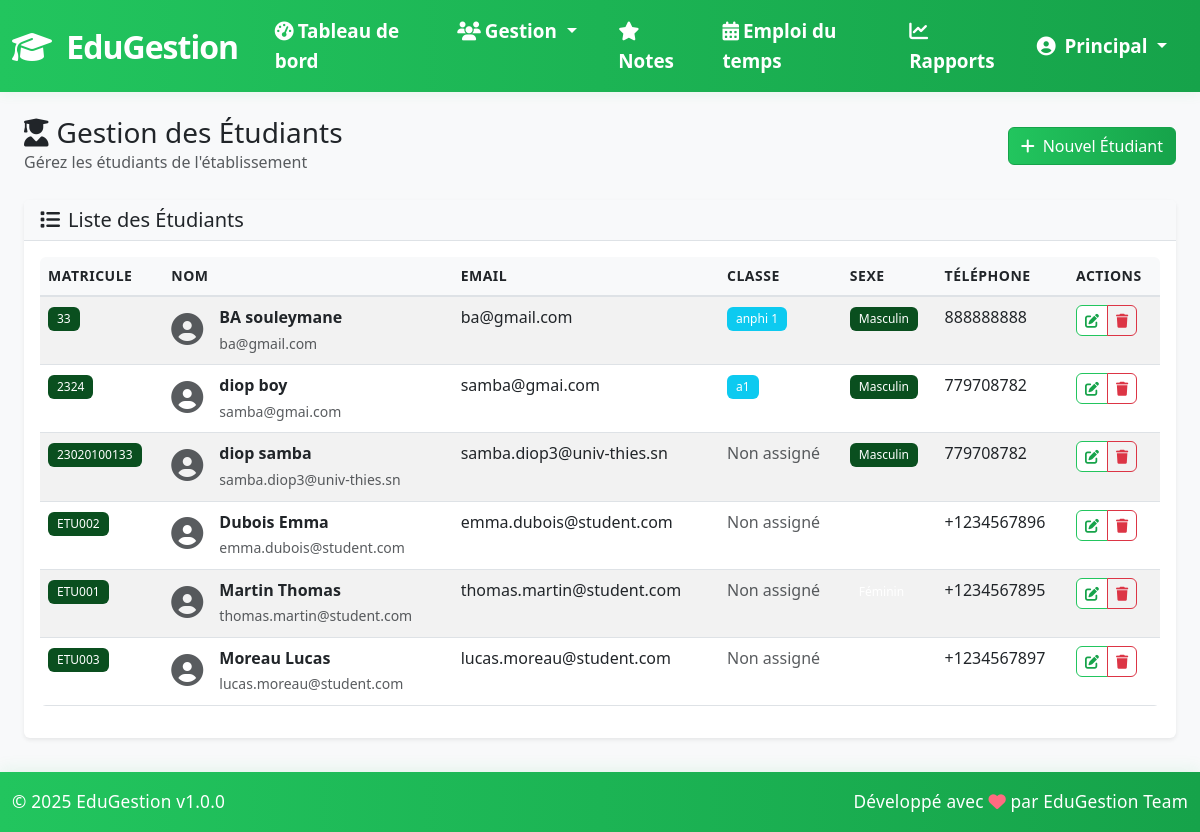
The app's page /pages/etudiants.php (signed in) with its own data.
### tables this page shows
CREATE TABLE `etudiants` (
  `id` int(11) NOT NULL,
  `matricule` varchar(20) NOT NULL,
  `nom` varchar(100) NOT NULL,
  `prenom` varchar(100) NOT NULL,
  `sexe` enum('M','F') DEFAULT NULL,
  `email` varchar(255) NOT NULL,
  `telephone` varchar(20) DEFAULT NULL,
  `date_naissance` date DEFAULT NULL,
  `lieu_naissance` varchar(255) DEFAULT NULL,
  `adresse` text DEFAULT NULL,
  `niveau` enum('L1','L2','L3','M1','M2','D') NOT NULL,
  `filiere` varchar(255) NOT NULL,
  `classe_id` int(11) DEFAULT NULL,
  `annee_academique` varchar(9) NOT NULL,
  `date_inscription` date DEFAULT NULL,
  `moyenne` decimal(4,2) DEFAULT 0.00,
  `credits` int(11) DEFAULT 0,
  `statut` enum('Inscrit','En cours','Diplômé','Abandon') NOT NULL DEFAULT 'Inscrit',
  `actif` tinyint(1) NOT NULL DEFAULT 1,
  `photo` varchar(255) DEFAULT NULL,
  `created_at` timestamp NOT NULL DEFAULT current_timestamp(),
  `updated_at` timestamp NOT NULL DEFAULT current_timestamp() ON UPDATE current_timestamp()
);

CREATE TABLE `classes` (
  `id` int(11) NOT NULL,
  `nom` varchar(100) NOT NULL,
  `niveau_id` int(11) DEFAULT NULL,
  `capacite` int(11) DEFAULT NULL,
  `description` text DEFAULT NULL,
  `annee_scolaire` varchar(9) DEFAULT NULL,
  `niveau` enum('L1','L2','L3','M1','M2','D') NOT NULL,
  `filiere` varchar(100) NOT NULL,
  `annee_academique` varchar(9) NOT NULL,
  `actif` tinyint(1) NOT NULL DEFAULT 1,
  `created_at` timestamp NOT NULL DEFAULT current_timestamp(),
  `updated_at` timestamp NOT NULL DEFAULT current_timestamp() ON UPDATE current_timestamp()
);

### pages/etudiants.php (the view, shortened to what this page needs)
<?php
require_once dirname(__DIR__) . '/includes/header.php';
$action = $_GET['action'] ?? 'list';
$etudiants = getEtudiants();
function getEtudiants() {
    try {
        $pdo = getDBConnection();
        $stmt = $pdo->query("
            SELECT e.*, c.nom as classe_nom
            FROM etudiants e
            LEFT JOIN classes c ON e.classe_id = c.id
            WHERE e.actif = 1
            ORDER BY e.nom, e.prenom
        ");
        return $stmt->fetchAll();
    } catch (PDOException $e) {
        return [];
    }
}
?>
<div class="container-fluid">
    <div class="row mb-4">
        <div class="col-12">
            <div class="d-flex justify-content-between align-items-center">
                <div>
                    <h1 class="h3 mb-0">
                        <i class="fas fa-user-graduate me-2"></i>Gestion des Étudiants
                    </h1>
                    <p class="text-muted mb-0">Gérez les étudiants de l'établissement</p>
                </div>
                <div>
                    <a href="?action=add" class="btn btn-primary">
                        <i class="fas fa-plus me-2"></i>Nouvel Étudiant
                    </a>
                </div>
            </div>
        </div>
    </div>
    <?php if ($action === 'list'): ?>
        <div class="card">
            <div class="card-header">
                <h5 class="card-title mb-0">
                    <i class="fas fa-list me-2"></i>Liste des Étudiants
                </h5>
            </div>
            <div class="card-body">
                <div class="table-responsive">
                    <table class="table table-hover table-striped">
                        <thead>
                            <tr>
                                <th>Matricule</th>
                                <th>Nom</th>
                                <th>Email</th>
                                <th>Classe</th>
                                <th>Sexe</th>
                                <th>Téléphone</th>
                                <th>Actions</th>
                            </tr>
                        </thead>
                        <tbody>
                            <?php foreach ($etudiants as $etud): ?>
                            <tr>
                                <td>
                                    <span class="badge bg-primary"><?php echo htmlspecialchars($etud['matricule']); ?></span>
                                </td>
                                <td>
                                    <div class="d-flex align-items-center">
                                        <div class="avatar-sm me-3">
                                            <i class="fas fa-user-circle fa-2x text-muted"></i>
                                        </div>
                                        <div>
                                            <div class="fw-bold"><?php echo htmlspecialchars($etud['nom'] . ' ' . $etud['prenom']); ?></div>
                                            <small class="text-muted"><?php echo htmlspecialchars($etud['email']); ?></small>
                                        </div>
                                    </div>
                                </td>
                                <td><?php echo htmlspecialchars($etud['email']); ?></td>
                                <td>
                                    <?php if ($etud['classe_nom']): ?>
                                        <span class="badge bg-info"><?php echo htmlspecialchars($etud['classe_nom']); ?></span>
                                    <?php else: ?>
                                        <span class="text-muted">Non assigné</span>
                                    <?php endif; ?>
                                </td>
                                <td>
                                    <?php if ($etud['sexe'] === 'M'): ?>
                                        <span class="badge bg-primary">Masculin</span>
                                    <?php else: ?>
                                        <span class="badge bg-pink">Féminin</span>
                                    <?php endif; ?>
                                </td>
                                <td><?php echo htmlspecialchars($etud['telephone']); ?></td>
                                <td>
                                    <div class="btn-group" role="group">
                                        <a href="?action=edit&id=<?php echo $etud['id']; ?>"
                                           class="btn btn-sm btn-outline-primary" title="Modifier">
                                            <i class="fas fa-edit"></i>
                                        </a>
                                        <button type="button" class="btn btn-sm btn-outline-danger"
                                                onclick="confirmDelete(<?php echo $etud['id']; ?>, '<?php echo htmlspecialchars($etud['nom'] . ' ' . $etud['prenom']); ?>')"
                                                title="Supprimer">
                                            <i class="fas fa-trash"></i>
                                        </button>
                                    </div>
                                </td>
                            </tr>
                            <?php endforeach; ?>
                        </tbody>
                    </table>
                </div>
            </div>
        </div>
    <?php endif; ?>
</div>
<?php require_once dirname(__DIR__) . '/includes/footer.php'; ?>

### assets/css/style.css (style rules this page uses)
:root { --primary-color: #0a4f1f; --secondary-color: #6c757d; --success-color: #198754; --danger-color: #dc3545; --warning-color: #ffc107; --info-color: #0dcaf0; --light-color: #f8f9fa; --dark-color: #212529; --border-radius: 0.375rem; --box-shadow: 0 0.125rem 0.25rem rgba(0, 0, 0, 0.075); --transition: all 0.15s ease-in-out; }
body { font-family: 'Segoe UI', Tahoma, Geneva, Verdana, sans-serif; background-color: #f8f9fa; line-height: 1.6; padding-bottom: 70px; }
.card { border: none; border-radius: var(--border-radius); box-shadow: var(--box-shadow); transition: var(--transition); }
.card-header { background-color: var(--light-color); border-bottom: 1px solid #dee2e6; font-weight: 600; }
.btn { border-radius: var(--border-radius); font-weight: 500; transition: var(--transition); }
.btn-primary, .btn-success { background: linear-gradient(90deg, #22c55e 0%, #16a34a 100%); border-color: #16a34a; color: #fff; }
.btn-outline-primary, .btn-outline-success { color: #16a34a; border-color: #22c55e; background: #fff; transition: background 0.18s, color 0.18s; }
.table { border-radius: var(--border-radius); overflow: hidden; }
.table thead th { background-color: var(--light-color); border-bottom: 2px solid #dee2e6; font-weight: 600; text-transform: uppercase; font-size: 0.875rem; letter-spacing: 0.5px; }
.badge { font-weight: 500; padding: 0.5em 0.75em; }
.bg-primary { background-color: var(--primary-color) !important; }
.bg-info { background-color: var(--info-color) !important; }

### records on screen
etudiants: matricule "33", nom+prenom "BA souleymane", email "ba@gmail.com", classe.nom "anphi 1", sexe "Masculin", telephone "888888888"
etudiants: matricule "2324", nom+prenom "diop boy", email "samba@gmai.com", classe.nom "a1", sexe "Masculin", telephone "779708782"
etudiants: matricule "23020100133", nom+prenom "diop samba", email "samba.diop3@univ-thies.sn", shows "Non assigné", sexe "Masculin", telephone "779708782"
etudiants: matricule "ETU002", nom+prenom "Dubois Emma", email "emma.dubois@student.com", shows "Non assigné", telephone "+1234567896"
etudiants: matricule "ETU001", nom+prenom "Martin Thomas", email "thomas.martin@student.com", shows "Non assigné", telephone "+1234567895"
etudiants: matricule "ETU003", nom+prenom "Moreau Lucas", email "lucas.moreau@student.com", shows "Non assigné", telephone "+1234567897"

### other values on screen
APP_NAME "EduGestion"
$_SESSION['user_name'] "Principal"
APP_VERSION "1.0.0"
